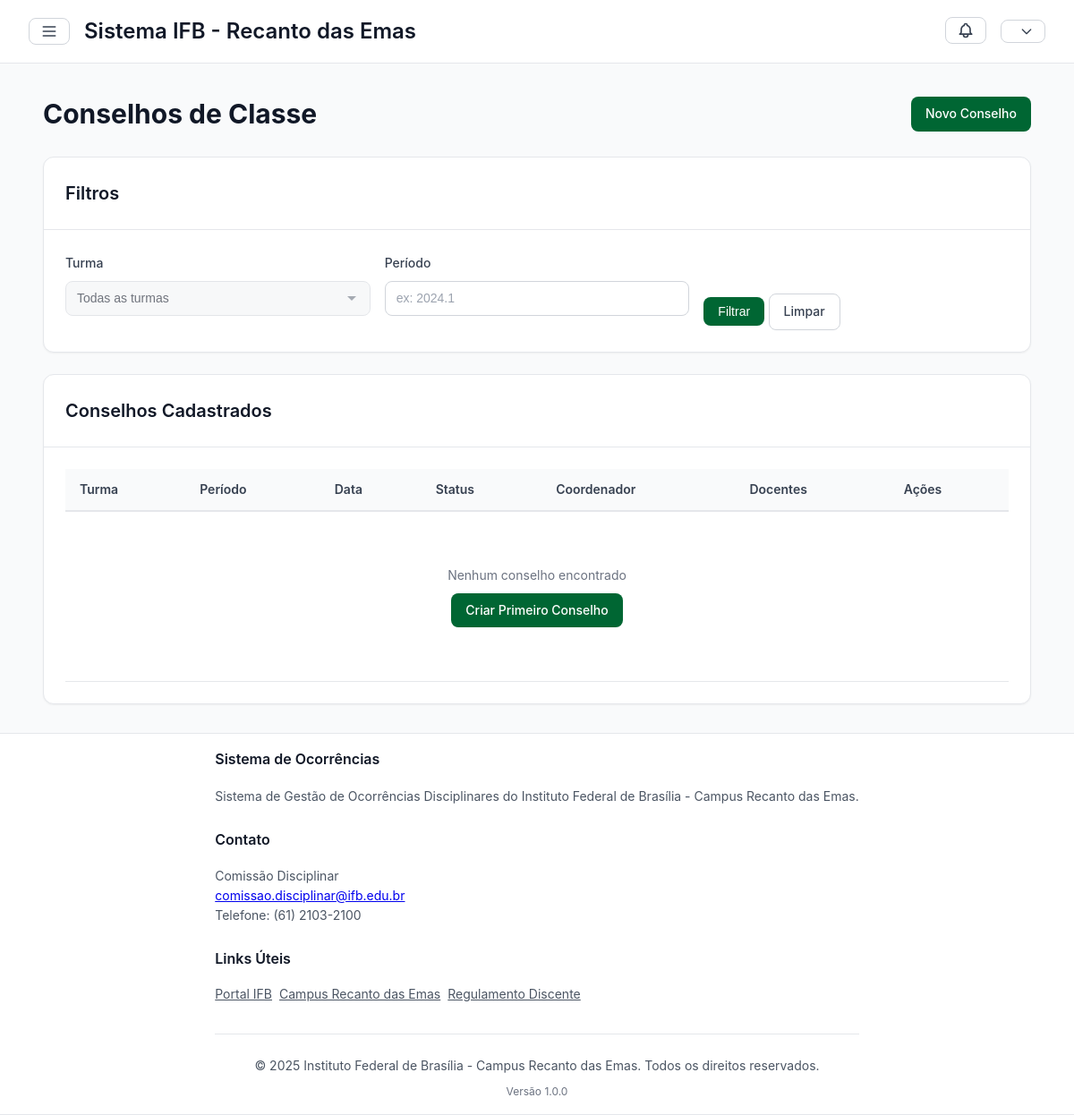
/pedagogico/conselhos/ (signed in), run on an earlier commit of the app's database.
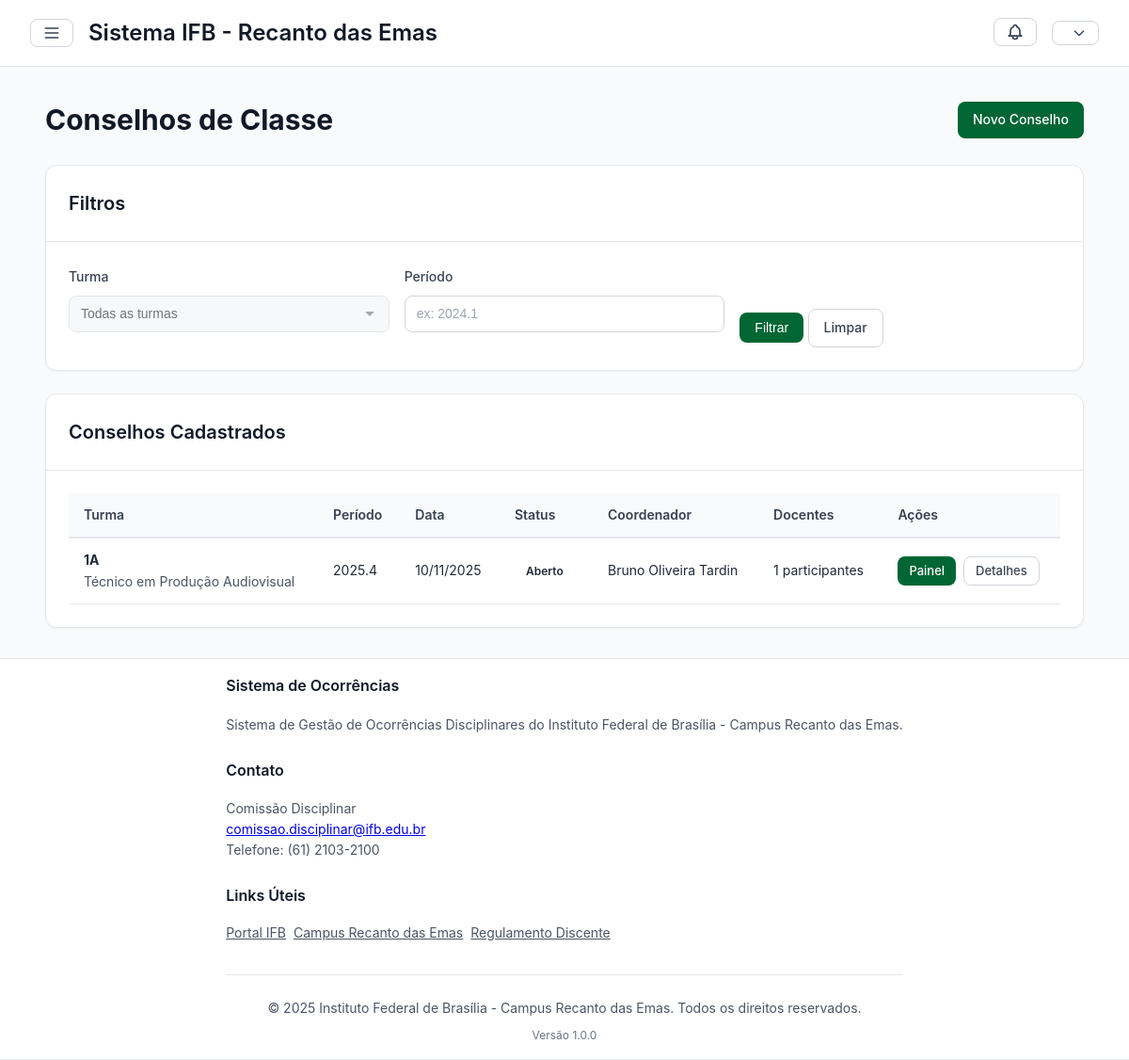
And on a later commit of the database.
### pedagogico/models.py (models this page shows, shortened)
class ConselhoClasse(models.Model):
    turma = models.ForeignKey(Turma, on_delete=models.PROTECT, related_name='conselhos')
    periodo = models.CharField(max_length=20)  # "2024.1", "2024.2", "2024.3", "2024.4"
    data_realizacao = models.DateField()
    aberto = models.BooleanField(default=True)
    data_abertura = models.DateTimeField(auto_now_add=True)
    data_fechamento = models.DateTimeField(null=True, blank=True)
    perfil_turma = models.TextField(
        blank=True,
        verbose_name="Perfil da turma segundo os professores"
    )
    informacoes_gerais = models.TextField(blank=True)
    pontos_positivos = models.TextField(blank=True)
    pontos_atencao = models.TextField(blank=True)
    encaminhamentos = models.TextField(blank=True)
    coordenacao_curso = models.ForeignKey(
        Servidor,
        on_delete=models.PROTECT,
        related_name='conselhos_coordenados',
        null=True,
        blank=True
    )
    coordenacao_pedagogica = models.ForeignKey(
        Servidor,
        on_delete=models.PROTECT,
        related_name='conselhos_pedagogicos',
        null=True,
        blank=True
    )
    docentes_participantes = models.ManyToManyField(
        Servidor,
        related_name='conselhos_participacao',
        blank=True
    )
    criado_em = models.DateTimeField(auto_now_add=True)
    atualizado_em = models.DateTimeField(auto_now=True)
    criado_por = models.ForeignKey(
        Servidor,
        on_delete=models.PROTECT,
        related_name='conselhos_criados',
        null=True
    )
    class Meta:
        ordering = ['-data_realizacao']
        verbose_name = 'Conselho de Classe'
        verbose_name_plural = 'Conselhos de Classe'
        unique_together = ['turma', 'periodo']

### core/models.py (models this page shows, shortened)
class Turma(models.Model):
    nome = models.CharField(max_length=50)
    curso = models.ForeignKey(Curso, on_delete=models.PROTECT)
    ano = models.IntegerField()
    periodo = models.CharField(max_length=20)  # "2024.1", "2024.2"
    semestre = models.IntegerField(choices=[(0, 'Anual'), (1, '1º'), (2, '2º')])
    sala = models.CharField(max_length=20, blank=True)
    ativa = models.BooleanField(default=True)
    class Meta:
        ordering = ['-ano', '-semestre', 'nome']
        unique_together = ['nome', 'curso', 'ano', 'semestre']

class Curso(models.Model):
    nome = models.CharField(max_length=200)
    campus = models.ForeignKey(Campus, on_delete=models.PROTECT, related_name='cursos')
    codigo = models.CharField(max_length=20, unique=True)
    ativo = models.BooleanField(default=True)
    class Meta:
        ordering = ['nome']

class Servidor(models.Model):
    user = models.OneToOneField(User, on_delete=models.CASCADE)
    siape = models.CharField(max_length=10, unique=True)
    nome = models.CharField(max_length=200)
    funcao = models.CharField(max_length=100)
    email = models.EmailField()
    campus = models.ForeignKey(Campus, on_delete=models.PROTECT)
    coordenacao = models.CharField(
        max_length=30,
        choices=Coordenacao.CHOICES,
        blank=True
    )
    membro_comissao_disciplinar = models.BooleanField(default=False)
    pode_registrar_atendimento = models.BooleanField(default=False)
    pode_visualizar_ficha_aluno = models.BooleanField(default=False)
    class Meta:
        verbose_name_plural = "Servidores"
        ordering = ['nome']

### core/decorators.py (the view)
        def wrapper(request, *args, **kwargs):
            if not hasattr(request.user, 'servidor'):
                messages.error(request, 'Acesso negado.')
                return redirect('home')
            if request.user.is_superuser:
                return view_func(request, *args, **kwargs)
            if request.user.servidor.coordenacao in coordenacoes:
                return view_func(request, *args, **kwargs)
            messages.error(request, 'Você não tem permissão para acessar esta página.')
            return redirect('dashboard')

### pedagogico/views.py (called while the page is built)
@login_required
@coordenacao_required(['CDPD', 'CC', 'CGEN', 'DREP', 'DG'])
def conselho_list(request):
    conselhos = ConselhoClasse.objects.select_related(
        'turma', 'coordenacao_curso'
    ).annotate(
        total_docentes=Count('docentes_participantes')
    )
    turma = request.GET.get('turma')
    periodo = request.GET.get('periodo')
    if turma:
        conselhos = conselhos.filter(turma_id=turma)
    if periodo:
        conselhos = conselhos.filter(periodo=periodo)
    turmas = Turma.objects.filter(ativa=True)
    context = {
        'conselhos': conselhos,
        'turmas': turmas
    }
    return render(request, 'pedagogico/conselho_list.html', context)

### templates/pedagogico/conselho_list.html (shortened to what the changed rows need)
{% extends 'core/base.html' %}
{% load static %}
{% block content %}
<div class="page-header mb-4">
    <h1 class="page-title">Conselhos de Classe</h1>
</div>
<div class="card mb-4">
    <div class="card-header">
        <h2 class="card-title">Filtros</h2>
    </div>
</div>
<div class="card">
    <div class="card-header">
        <h2 class="card-title">Conselhos Cadastrados</h2>
    </div>
    <div class="card-body">
        <div class="table-container">
            <table class="table">
                <thead>
                    <tr>
                        <th>Turma</th>
                        <th>Período</th>
                        <th>Data</th>
                        <th>Status</th>
                        <th>Coordenador</th>
                        <th>Docentes</th>
                        <th>Ações</th>
                    </tr>
                </thead>
                <tbody>
                    {% for conselho in conselhos %}
                    <tr>
                        <td>
                            <strong>{{ conselho.turma.nome }}</strong>
                            <div class="text-sm text-muted">{{ conselho.turma.curso.nome }}</div>
                        </td>
                        <td>{{ conselho.periodo }}</td>
                        <td>{{ conselho.data_realizacao|date:"d/m/Y" }}</td>
                        <td>
                            <span class="badge {% if conselho.aberto %}badge-success{% else %}badge-secondary{% endif %}">
                                {{ conselho.aberto|yesno:"Aberto,Fechado" }}
                            </span>
                        </td>
                        <td>
                            {% if conselho.coordenacao_curso %}
                                {{ conselho.coordenacao_curso.nome }}
                            {% else %}
                                <span class="text-muted">Não definido</span>
                            {% endif %}
                        </td>
                        <td>
                            <span class="text-sm">{{ conselho.total_docentes }} participantes</span>
                        </td>
                        <td>
                            <div class="flex gap-2">
                                <a href="{% url 'pedagogico:conselho_painel' conselho.pk %}"
                                   class="btn btn-sm btn-primary">Painel</a>
                                <a href="{% url 'pedagogico:conselho_detail' conselho.pk %}"
                                   class="btn btn-sm btn-outline">Detalhes</a>
                            </div>
                        </td>
                    </tr>
                    {% empty %}
                    <tr>
                        <td colspan="7" class="text-center py-4">
                            <div class="empty-state">
                                <p>Nenhum conselho encontrado</p>
                                <a href="{% url 'pedagogico:conselho_create' %}" class="btn btn-primary mt-2">
                                    Criar Primeiro Conselho
                                </a>
                            </div>
                        </td>
                    </tr>
                    {% endfor %}
                </tbody>
            </table>
        </div>
    </div>
</div>
{% endblock %}

What changed in the data, as far as the page shows it:
added ConselhoClasse: turma.nome "1A", turma.curso.nome "Técnico em Produção Audiovisual", periodo "2025.4", data_realizacao "10/11/2025", aberto "Aberto", coordenacao_curso.nome "Bruno Oliveira Tardin", total_docentes "1"
Also different on the page:
text no longer shown: "Nenhum conselho encontrado Criar Primeiro Conselho"
